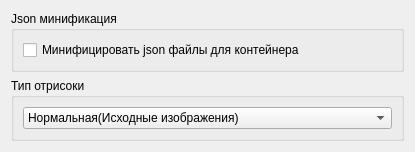
<?xml version="1.0" encoding="UTF-8"?>
<ui version="4.0">
 <class>SettingsWindow</class>
 <widget class="QWidget" name="SettingsWindow">
  <property name="geometry">
   <rect>
    <x>0</x>
    <y>0</y>
    <width>415</width>
    <height>145</height>
   </rect>
  </property>
  <property name="windowTitle">
   <string>Настройки</string>
  </property>
  <property name="windowIcon">
   <iconset resource="resources.qrc">
    <normaloff>:/main/images/cog.png</normaloff>:/main/images/cog.png</iconset>
  </property>
  <layout class="QVBoxLayout" name="verticalLayout_2">
   <item>
    <widget class="QGroupBox" name="groupBox">
     <property name="title">
      <string>Json минификация</string>
     </property>
     <layout class="QVBoxLayout" name="verticalLayout">
      <item>
       <widget class="QCheckBox" name="minifyJsonCheckBox">
        <property name="text">
         <string>Минифицировать json файлы для контейнера</string>
        </property>
       </widget>
      </item>
     </layout>
    </widget>
   </item>
   <item>
    <widget class="QGroupBox" name="groupBox_2">
     <property name="title">
      <string>Тип отрисоки</string>
     </property>
     <layout class="QVBoxLayout" name="verticalLayout_3">
      <item>
       <widget class="QComboBox" name="comboBox">
        <item>
         <property name="text">
          <string>Нормальная(Исходные изображения)</string>
         </property>
        </item>
        <item>
         <property name="text">
          <string>Отладочная(Схематичная, прямоугольники изображений)</string>
         </property>
        </item>
       </widget>
      </item>
     </layout>
    </widget>
   </item>
  </layout>
 </widget>
 <resources>
  <include location="resources.qrc"/>
 </resources>
 <connections/>
</ui>
